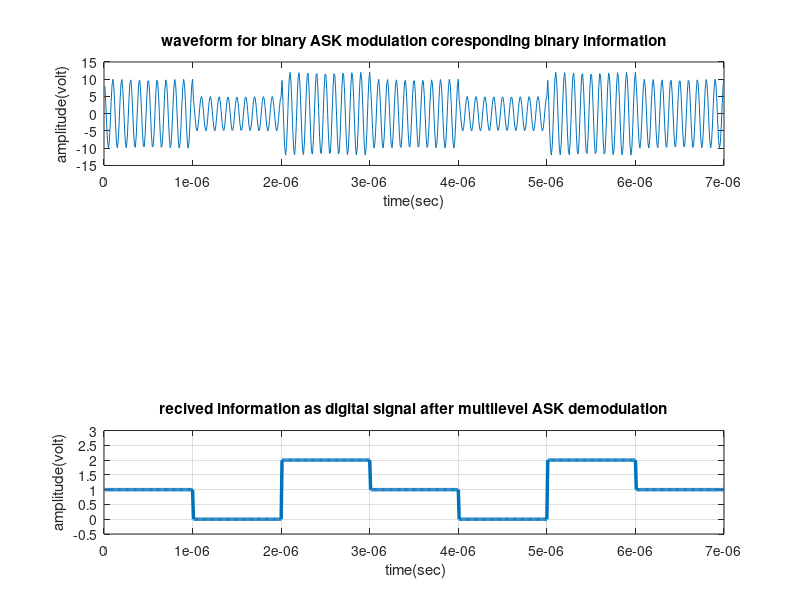

Write the MATLAB code that produced this figure.
clc;
clear all;
close all;


x=[ 1 0 2 1 0 2 1];                                    % Binary Information
bp=.000001;                                                    % bit period
disp(' Multiamplitude information at Trans mitter :');
%disp(x);

%XX representation of transmitting multilevel information as digital signal XXX
bit=[]; 
for n=1:1:length(x)
    if x(n)==1;
       se=ones(1,100);
    elseif x(n)==0;
        se=zeros(1,100);
    else
        se(1:1,1:100)=2;
    end
     bit=[bit se];

end
t1=bp/100:bp/100:100*length(x)*(bp/100);
%subplot(3,1,1);
%plot(t1,bit,'lineWidth',2.5);grid on;
%axis([ 0 bp*length(x) -.5 3.0]);
%ylabel('amplitude(volt)');
%xlabel(' time(sec)');
%title('transmitting information as digital signal');



%XXXXXXXXXXXXXXXXXXXXXXX Binary-ASK modulation XXXXXXXXXXXXXXXXXXXXXXXXXXX%
A1=10;                      % Amplitude of carrier signal for information 1
A2=5;                       % Amplitude of carrier signal for information 0
A3=12;                      % Amplitude of carrier signal for information 2
br=1/bp;                                                         % bit rate
f=br*10;                                                 % carrier frequency 
t2=bp/99:bp/99:bp;                 
ss=length(t2);
m=[];
for (i=1:1:length(x))
    if (x(i)==1)
        y=A1*cos(2*pi*f*t2);
    elseif (x(i)==0)
        y=A2*cos(2*pi*f*t2);
    else
        y=A3*cos(2*pi*f*t2);
    end
    m=[m y];
end
t3=bp/99:bp/99:bp*length(x);
subplot(3,1,1);
plot(t3,m);
xlabel('time(sec)');
ylabel('amplitude(volt)');
title('waveform for binary ASK modulation coresponding binary information');


%XXXXXXXXXXXXXXXXXXXX Binary ASK demodulation XXXXXXXXXXXXXXXXXXXXXXXXXXXXX
mn=[];
for n=ss:ss:length(m)
  t=bp/99:bp/99:bp;
  y=cos(2*pi*f*t);                                        % carrier siignal 
  mm=y.*m((n-(ss-1)):n);
  t4=bp/99:bp/99:bp;
  z=trapz(t4,mm)                                              % intregation 
  zz=round((3*z/bp))                                     
  if(zz>15)                                  % logic level = (A1+A2)/2=7.5
    a=2;
  elseif(zz>7)
    a=1;
  else
    a=0;
  end
  mn=[mn a];
end
disp(' Binary information at Reciver :');
disp(mn);


%XXXXX Representation of binary information as digital signal which achived 
%after ASK demodulation XXXXXXXXXXXXXXXXXXXXXXXXXXXXXXXXXXXXXXXXXXXXXXXXXXX
bit=[];
for n=1:length(mn);
    if mn(n)==1;
       se=ones(1,100);
    elseif mn(n)==0;
        se=zeros(1,100);
    else
        se(1:1,1:100)=2;
    end
     bit=[bit se];

end
t4=bp/100:bp/100:100*length(mn)*(bp/100);
subplot(3,1,3)
plot(t4,bit,'LineWidth',2.5);grid on;
axis([ 0 bp*length(mn) -.5 3.0]);
ylabel('amplitude(volt)');
xlabel(' time(sec)');
title('recived information as digital signal after multilevel ASK demodulation');

